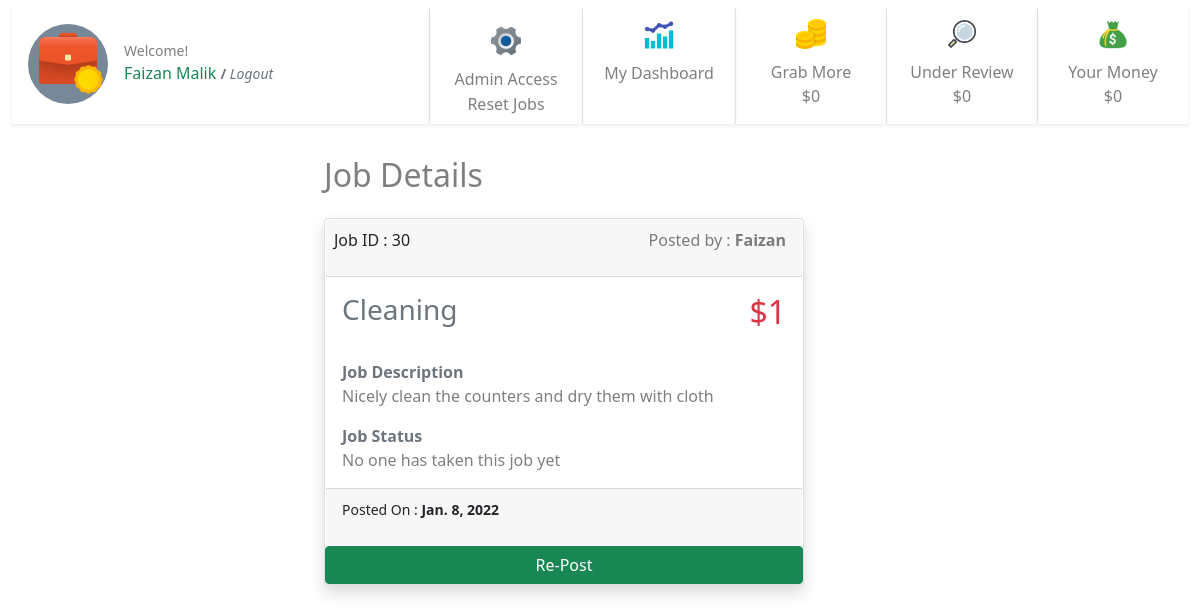
Before: /30/ (signed in) with the older database file.
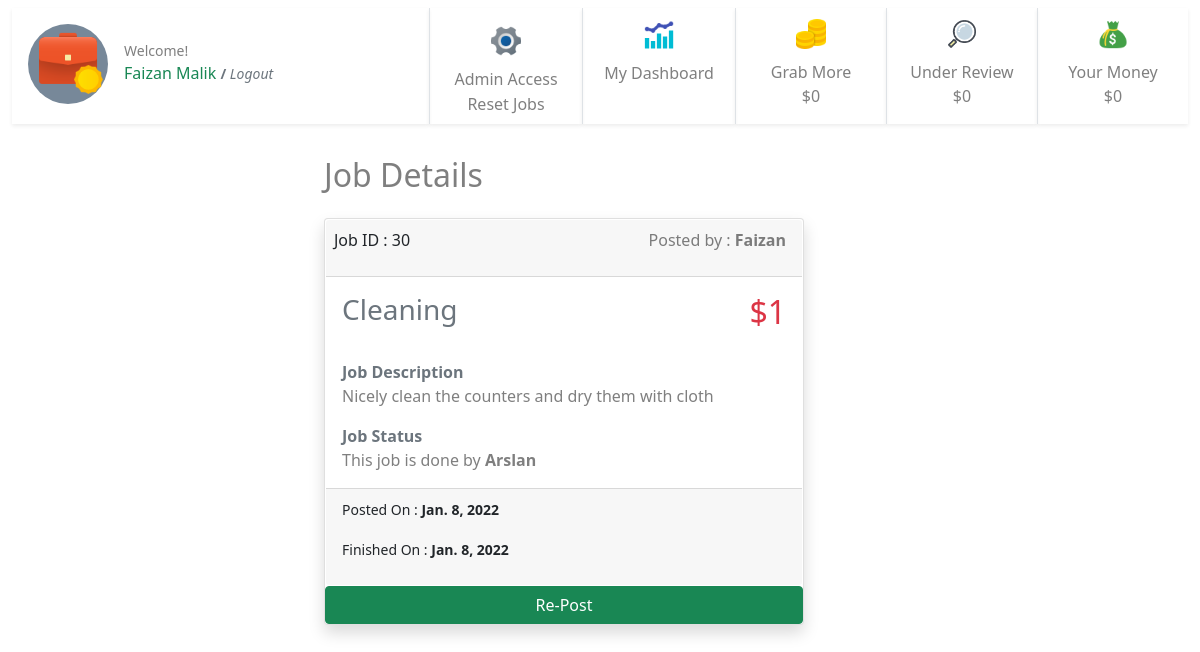
After: the same page with the newer database file.
### jobs/models.py (models this page shows, shortened)
class JobPost(models.Model):
    job_title = models.CharField(max_length=200)
    publish_date = models.DateTimeField('date published', auto_now_add=True)
    job_is_template = models.BooleanField(default=False)
    job_detail = models.CharField(max_length=200)
    job_price = models.IntegerField(default=0)
    job_taken = models.BooleanField(default=False)
    job_under_review = models.BooleanField(default=False)
    job_passed_review = models.BooleanField(default=False)
    job_taken_date = models.DateTimeField('date job taken', null=True, blank=True)
    job_done = models.BooleanField(default=False)
    job_done_date = models.DateTimeField('date job completed', null=True, blank=True)
    job_taker = models.ForeignKey(User, on_delete=models.CASCADE, null=True, blank=True, related_name='job_user')
    job_creator = models.ForeignKey(User, on_delete=models.CASCADE, null=True, blank=True, related_name='job_author')
    job_rejected_by_admin = models.BooleanField(default=False)
    job_expired = models.BooleanField(default=False)
    job_paid = models.BooleanField(default=False)
    job_payment_id = models.ForeignKey(Payments, on_delete=models.CASCADE, null=True, blank=True, related_name='job_payment_id')

### jobs/views.py (the view)
# urls.py: path('<int:pk>/', views.detail, name='detail'),
@login_required
def detail(request, pk):
    print(pk)
    detail = get_object_or_404(JobPost, pk=pk)
    template = loader.get_template('jobs/detail.html')
    if request.user == 'AnonymousUser':
        usr = "None"
    else:
        usr = request.user
    context = {
    'detail': detail,
    'user': usr,
     }
    return HttpResponse(template.render(context, request))

### jobs/templates/jobs/detail.html (shortened to what the changed rows need)
{% extends "jobs/base.html" %} {% block user %} {{user.first_name}} {{user.last_name}} {% endblock user %} {% block detail %} {% load static %}
<div class="container-fluid">
    {% if detail %}
    <div class="row justify-content-center">
        <div class="col-6 ">
            <h2 class="py-3 text-start text-black-50">Job Details</h2>
            <div class="card mb-4 shadow " style="width: 30rem;">
                <a class="btn p-0" href="../" style="width: 100%;">
                    <div class="card-body p-0">
                        <div class="card-header d-flex ps-2 m-0 bg-gray  justify-content-between">
                            Job ID : {{detail.id}}
                            <p class="text-black-50 ">Posted by : <strong>{{detail.job_creator.first_name}}</strong> </p>
                        </div>
                        <div class="d-flex justify-content-between">
                            <h3 class="card-title pb-1 p-3 text-secondary">{{ detail.job_title }}</h3>
                            <h2 class="text-danger pb-1 p-3">${{detail.job_price}}</h2>
                        </div>
                        <div class="py-0 p-3 text-start">
                            <strong class="text-secondary">Job Description</strong>
                            <p class="text-black-50">{{detail.job_detail}}</p>
                            <strong class="text-secondary">Job Status</strong> {% if detail.job_done %}
                            <p class="text-black-50">This job is done by <strong>{{detail.job_taker.first_name}}</strong> </p>
                            {% elif detail.job_taken %}
                            <p class="text-black-50">This job is taken by <strong>{{detail.job_taker.first_name}}</strong> </p>
                            {% else %}
                            <p class="text-black-50">No one has taken this job yet</p>
                            {% endif %}
                        </div>
                    </div>
                    <div class="card-footer bg-gray mt-0 text-dark-50 text-start">
                        <p><small class="card-text ">Posted On : <strong> {{detail.publish_date.date}}</strong></small></p>
                        {% if detail.job_done %}
                        <p><small class="card-text">Finished On : <strong>{{detail.job_done_date.date}}</strong></small></p>
                        {% else %}
                        <p></p>
                        {% endif %}
                    </div>
                </a>
                {% if request.user.is_staff %}
                <div class="d-flex ">
                    <a class="btn btn-success align-self-center mr-2" href="{% url 'jobs:repost_job' detail.id%}" style="width: 100%;">Re-Post</a>
                </div>{% endif %}
            </div>
        </div>
    </div>
    {% else %}
    <div class="card-body">
        <h2 class="card-title">No data available.</h2>
    </div>
    {% endif %}
</div>
{% endblock detail %}

Changed rows visible on the page:
changed JobPost "Cleaning": job_done False → True (drawn); job_taker.first_name (not shown) → "Arslan"; job_done_date (not shown) → "Jan. 8, 2022"
Other visible differences:
text no longer shown: "No one has taken this job yet"
text now shown: "This job is done by Finished On :"
